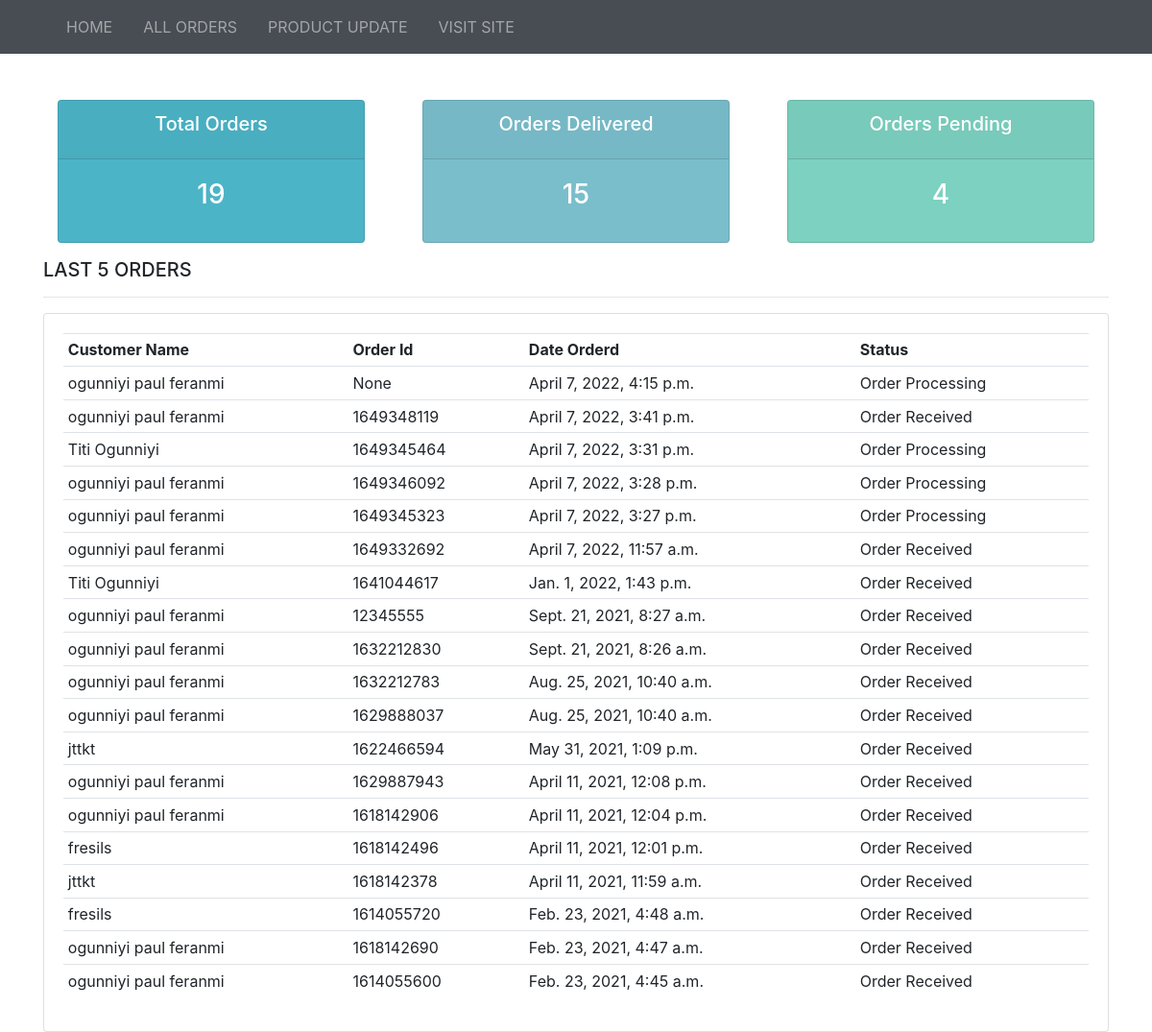
The app's page /admin_allorder/ (signed in) with its own data.
### store/models.py (models this page shows, shortened)
class Order(models.Model):
    customer = models.ForeignKey(Customer, null=True, blank=True, on_delete=models.SET_NULL)
    date_ordered = models.DateTimeField(auto_now_add=True)
    complete = models.BooleanField(default=False)
    transaction_id = models.IntegerField(null=True)
    order_status = models.CharField(max_length = 100, choices = ORDER_STATUS, default="Order Processing")

class Customer(models.Model):
    user = models.OneToOneField(User, null=True, blank=True, on_delete=models.CASCADE)
    name = models.CharField(max_length=100,null=True)
    email = models.CharField(max_length = 200)

### store/views.py (the view)
# urls.py: path('admin_allorder/', views.adminallorder, name="adminallorder"),
def adminallorder(request):
    orders = Order.objects.all().order_by('-id')
    shipping = ShippingAddress.objects.all()
    customers = Customer.objects.all()[:3]
    ordertotal = Order.objects.count()
    orderdelivered = Order.objects.filter(order_status='Order Received').count()
    orderprocessing = Order.objects.filter(order_status='Order Processing').count()
    if request.user.is_authenticated and Admin.objects.filter(user=request.user).exists():
        pass
    else:
        return redirect('adminlogin')
    context = {'orders': orders, 'customers':customers, 'ordertotal':ordertotal,'orderdelivered':orderdelivered, 'orderprocessing': orderprocessing}
    return render(request, 'store/admin_allorder.html', context)

### store/Templates/store/admin_allorder.html
{%  extends 'store/adminbase.html' %}
{% block content %}
<br>
{% include 'store/adminstatus.html'%}
<div class="row">
	<div class="col-md-12">
		<h5>LAST 5 ORDERS</h5>
		<hr>
		<div class="card card-body">
			<table class="table table-sm">
				<tr>
                    <th> Customer Name</th>
                    <th>Order Id</th>
					<th>Date Orderd</th>
                    <th>Status</th>
				</tr>
				{% for order in orders %}
					<tr>
						<td>{{order.customer.name}}</td>
						<td>{{order.transaction_id}}</td>
                        <td>{{order.date_ordered}}</td>
                        <td> {{order.order_status}}</td>
					</tr>
				{% endfor %}
			</table>
		</div>
	</div>
</div>
{% endblock %}

### records on screen
Order: customer.name "ogunniyi paul feranmi", transaction_id "None", date_ordered "April 7, 2022, 4:15 p.m.", order_status "Order Processing"
Order: customer.name "ogunniyi paul feranmi", transaction_id "1649348119", date_ordered "April 7, 2022, 3:41 p.m.", order_status "Order Received"
Order: customer.name "Titi Ogunniyi", transaction_id "1649345464", date_ordered "April 7, 2022, 3:31 p.m.", order_status "Order Processing"
Order: customer.name "ogunniyi paul feranmi", transaction_id "1649346092", date_ordered "April 7, 2022, 3:28 p.m.", order_status "Order Processing"
Order: customer.name "ogunniyi paul feranmi", transaction_id "1649345323", date_ordered "April 7, 2022, 3:27 p.m.", order_status "Order Processing"
Order: customer.name "ogunniyi paul feranmi", transaction_id "1649332692", date_ordered "April 7, 2022, 11:57 a.m.", order_status "Order Received"
Order: customer.name "Titi Ogunniyi", transaction_id "1641044617", date_ordered "Jan. 1, 2022, 1:43 p.m.", order_status "Order Received"
Order: customer.name "ogunniyi paul feranmi", transaction_id "12345555", date_ordered "Sept. 21, 2021, 8:27 a.m.", order_status "Order Received"
Order: customer.name "ogunniyi paul feranmi", transaction_id "1632212830", date_ordered "Sept. 21, 2021, 8:26 a.m.", order_status "Order Received"
Order: customer.name "ogunniyi paul feranmi", transaction_id "1632212783", date_ordered "Aug. 25, 2021, 10:40 a.m.", order_status "Order Received"
Order: customer.name "ogunniyi paul feranmi", transaction_id "1629888037", date_ordered "Aug. 25, 2021, 10:40 a.m.", order_status "Order Received"
Order: customer.name "jttkt", transaction_id "1622466594", date_ordered "May 31, 2021, 1:09 p.m.", order_status "Order Received"
Order: customer.name "ogunniyi paul feranmi", transaction_id "1629887943", date_ordered "April 11, 2021, 12:08 p.m.", order_status "Order Received"
Order: customer.name "ogunniyi paul feranmi", transaction_id "1618142906", date_ordered "April 11, 2021, 12:04 p.m.", order_status "Order Received"
Order: customer.name "fresils", transaction_id "1618142496", date_ordered "April 11, 2021, 12:01 p.m.", order_status "Order Received"
Order: customer.name "jttkt", transaction_id "1618142378", date_ordered "April 11, 2021, 11:59 a.m.", order_status "Order Received"
Order: customer.name "fresils", transaction_id "1614055720", date_ordered "Feb. 23, 2021, 4:48 a.m.", order_status "Order Received"
Order: customer.name "ogunniyi paul feranmi", transaction_id "1618142690", date_ordered "Feb. 23, 2021, 4:47 a.m.", order_status "Order Received"
Order: customer.name "ogunniyi paul feranmi", transaction_id "1614055600", date_ordered "Feb. 23, 2021, 4:45 a.m.", order_status "Order Received"

### other values on screen
{{ ordertotal }} "19"
{{ orderdelivered }} "15"
{{ orderprocessing }} "4"
